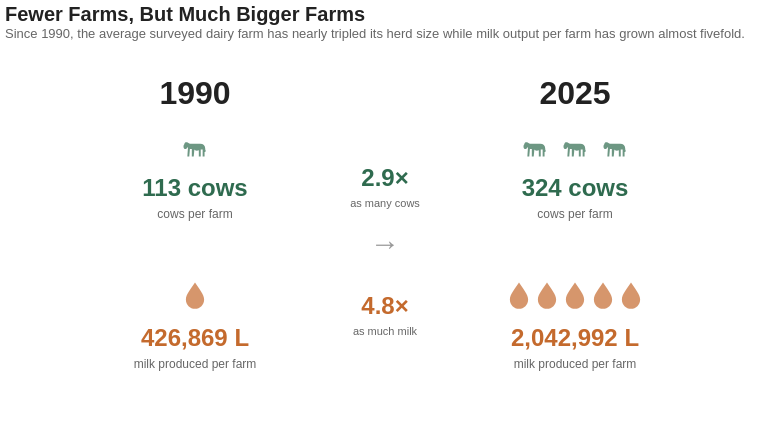

Express this chart as Vega-Lite.
### Vega-Lite specification from a JSON file in a GitHub repository (floating-point values rounded to 4 significant figures)
{"$schema": "https://vega.github.io/schema/vega-lite/v5.json", "title": {"text": "Fewer Farms, But Much Bigger Farms", "subtitle": "Since 1990, the average surveyed dairy farm has nearly tripled its herd size while milk output per farm has grown almost fivefold.", "anchor": "start", "fontSize": 20, "fontWeight": "bold", "color": "#222222", "subtitleFontSize": 13, "subtitleColor": "#666666", "offset": 18}, "width": 760, "height": 380, "layer": [{"data": {"values": [{"year": "1990", "x": 190}, {"year": "2025", "x": 570}]}, "mark": {"type": "text", "fontSize": 32, "fontWeight": "bold", "color": "#222222"}, "encoding": {"x": {"field": "x", "type": "quantitative", "axis": null, "scale": {"domain": [0, 760]}}, "y": {"value": 35}, "text": {"field": "year"}}}, {"data": {"values": [{"x": 190, "y": 88}, {"x": 530, "y": 88}, {"x": 570, "y": 88}, {"x": 610, "y": 88}]}, "mark": {"type": "point", "filled": true, "shape": "M -0.85,-0.2 C -0.8,-0.45 -0.6,-0.4 -0.4,-0.25 L 0.4,-0.25 C 0.65,-0.25 0.8,-0.1 0.8,0.1 L 0.8,0.2 C 0.85,0.25 0.85,0.35 0.8,0.4 L 0.75,0.4 L 0.75,0.75 L 0.6,0.75 L 0.6,0.2 L 0.45,0.2 L 0.45,0.75 L 0.3,0.75 L 0.3,0.25 C 0.2,0.3 0.1,0.3 0.0,0.25 L -0.05,0.2 L -0.1,0.75 L -0.25,0.75 L -0.25,0.15 L -0.4,0.15 L -0.45,0.75 L -0.6,0.75 L -0.55,0.0 L -0.7,0.15 C -0.8,0.2 -0.9,0.1 -0.9,0.0 C -0.9,-0.1 -0.9,-0.15 -0.85,-0.2 Z", "size": 650, "color": "#2F6B4F"}, "encoding": {"x": {"field": "x", "type": "quantitative", "axis": null, "scale": {"domain": [0, 760]}}, "y": {"field": "y", "type": "quantitative", "axis": null, "scale": {"domain": [380, 0]}}}}, {"data": {"values": [{"year": "1990", "x": 190, "label": "113 cows"}, {"year": "2025", "x": 570, "label": "324 cows"}]}, "mark": {"type": "text", "fontSize": 24, "fontWeight": "bold", "color": "#2F6B4F"}, "encoding": {"x": {"field": "x", "type": "quantitative", "axis": null, "scale": {"domain": [0, 760]}}, "y": {"value": 130}, "text": {"field": "label"}}}, {"data": {"values": [{"x": 190, "label": "cows per farm"}, {"x": 570, "label": "cows per farm"}]}, "mark": {"type": "text", "fontSize": 12, "color": "#666666"}, "encoding": {"x": {"field": "x", "type": "quantitative", "axis": null, "scale": {"domain": [0, 760]}}, "y": {"value": 155}, "text": {"field": "label"}}}, {"data": {"values": [{"x": 380, "y": 120, "text": "2.9×"}]}, "mark": {"type": "text", "fontSize": 24, "fontWeight": "bold", "color": "#2F6B4F"}, "encoding": {"x": {"field": "x", "type": "quantitative", "axis": null, "scale": {"domain": [0, 760]}}, "y": {"field": "y", "type": "quantitative", "axis": null, "scale": {"domain": [380, 0]}}, "text": {"field": "text"}}}, {"data": {"values": [{"x": 380, "y": 145, "text": "as many cows"}]}, "mark": {"type": "text", "fontSize": 11, "color": "#666666"}, "encoding": {"x": {"field": "x", "type": "quantitative", "axis": null, "scale": {"domain": [0, 760]}}, "y": {"field": "y", "type": "quantitative", "axis": null, "scale": {"domain": [380, 0]}}, "text": {"field": "text"}}}, {"data": {"values": [{"x": 380, "y": 182, "text": "→"}]}, "mark": {"type": "text", "fontSize": 30, "color": "#999999"}, "encoding": {"x": {"field": "x", "type": "quantitative", "axis": null, "scale": {"domain": [0, 760]}}, "y": {"field": "y", "type": "quantitative", "axis": null, "scale": {"domain": [380, 0]}}, "text": {"field": "text"}}}, {"data": {"values": [{"x": 190, "y": 235}, {"x": 514, "y": 235}, {"x": 542, "y": 235}, {"x": 570, "y": 235}, {"x": 598, "y": 235}, {"x": 626, "y": 235}]}, "mark": {"type": "point", "filled": true, "shape": "M0,-1 C0.35,-0.45 0.8,0.05 0.8,0.48 C0.8,0.95 0.44,1.3 0,1.3 C-0.44,1.3 -0.8,0.95 -0.8,0.48 C-0.8,0.05 -0.35,-0.45 0,-1 Z", "size": 520, "color": "#C46A2D"}, "encoding": {"x": {"field": "x", "type": "quantitative", "axis": null, "scale": {"domain": [0, 760]}}, "y": {"field": "y", "type": "quantitative", "axis": null, "scale": {"domain": [380, 0]}}}}, {"data": {"values": [{"year": "1990", "x": 190, "label": "426,869 L"}, {"year": "2025", "x": 570, "label": "2,042,992 L"}]}, "mark": {"type": "text", "fontSize": 24, "fontWeight": "bold", "color": "#C46A2D"}, "encoding": {"x": {"field": "x", "type": "quantitative", "axis": null, "scale": {"domain": [0, 760]}}, "y": {"value": 280}, "text": {"field": "label"}}}, {"data": {"values": [{"x": 190, "label": "milk produced per farm"}, {"x": 570, "label": "milk produced per farm"}]}, "mark": {"type": "text", "fontSize": 12, "color": "#666666"}, "encoding": {"x": {"field": "x", "type": "quantitative", "axis": null, "scale": {"domain": [0, 760]}}, "y": {"value": 305}, "text": {"field": "label"}}}, {"data": {"values": [{"x": 380, "y": 248, "text": "4.8×"}]}, "mark": {"type": "text", "fontSize": 24, "fontWeight": "bold", "color": "#C46A2D"}, "encoding": {"x": {"field": "x", "type": "quantitative", "axis": null, "scale": {"domain": [0, 760]}}, "y": {"field": "y", "type": "quantitative", "axis": null, "scale": {"domain": [380, 0]}}, "text": {"field": "text"}}}, {"data": {"values": [{"x": 380, "y": 273, "text": "as much milk"}]}, "mark": {"type": "text", "fontSize": 11, "color": "#666666"}, "encoding": {"x": {"field": "x", "type": "quantitative", "axis": null, "scale": {"domain": [0, 760]}}, "y": {"field": "y", "type": "quantitative", "axis": null, "scale": {"domain": [380, 0]}}, "text": {"field": "text"}}}], "config": {"background": "white", "view": {"stroke": null}}}
